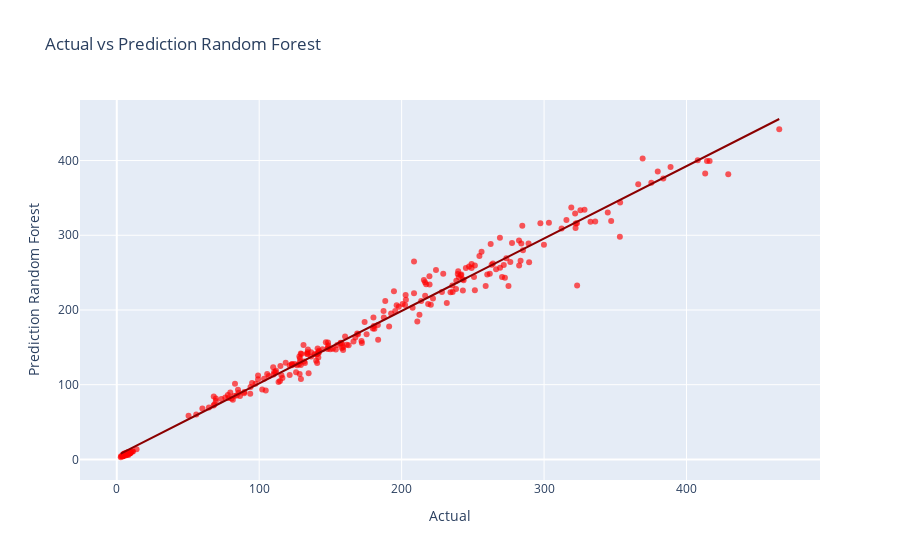

The cell this chart's notebook holds for it:
### Code cell
px.scatter(
     x=Y_test, y=y_pred_random, opacity=0.65,
    trendline='ols', trendline_color_override='darkred',
    labels = dict(x = "Actual",y = "Prediction Random Forest"), color_discrete_sequence=['red'],
    title = "Actual vs Prediction Random Forest"
).show()

### Figure 1 — Plotly figure (JSON) as saved in the notebook; plotly's stock layout.template omitted (floating-point values rounded to 4 significant figures; data arrays with more than 128 entries replaced by an {"elided": "..."} marker saying what was removed)
{"data": [{"hovertemplate": "Actual=%{x}<br>Prediction Random Forest=%{y}<extra></extra>", "legendgroup": "", "marker": {"color": "red", "opacity": 0.65, "symbol": "circle"}, "mode": "markers", "name": "", "orientation": "v", "showlegend": false, "type": "scatter", "x": {"elided": "261 float values"}, "xaxis": "x", "y": {"elided": "261 float values"}, "yaxis": "y"}, {"hovertemplate": "<b>OLS trendline</b><br>y = 0.969037 * x + 4.93744<br>R<sup>2</sup>=0.982398<br><br>Actual=%{x}<br>Prediction Random Forest=%{y} <b>(trend)</b><extra></extra>", "legendgroup": "", "line": {"color": "darkred"}, "marker": {"color": "red", "symbol": "circle"}, "mode": "lines", "name": "", "showlegend": false, "type": "scatter", "x": {"elided": "261 float values"}, "xaxis": "x", "y": {"elided": "261 float values"}, "yaxis": "y"}], "layout": {"legend": {"tracegroupgap": 0}, "title": {"text": "Actual vs Prediction Random Forest"}, "xaxis": {"anchor": "y", "domain": [0, 1], "title": {"text": "Actual"}}, "yaxis": {"anchor": "x", "domain": [0, 1], "title": {"text": "Prediction Random Forest"}}}}
